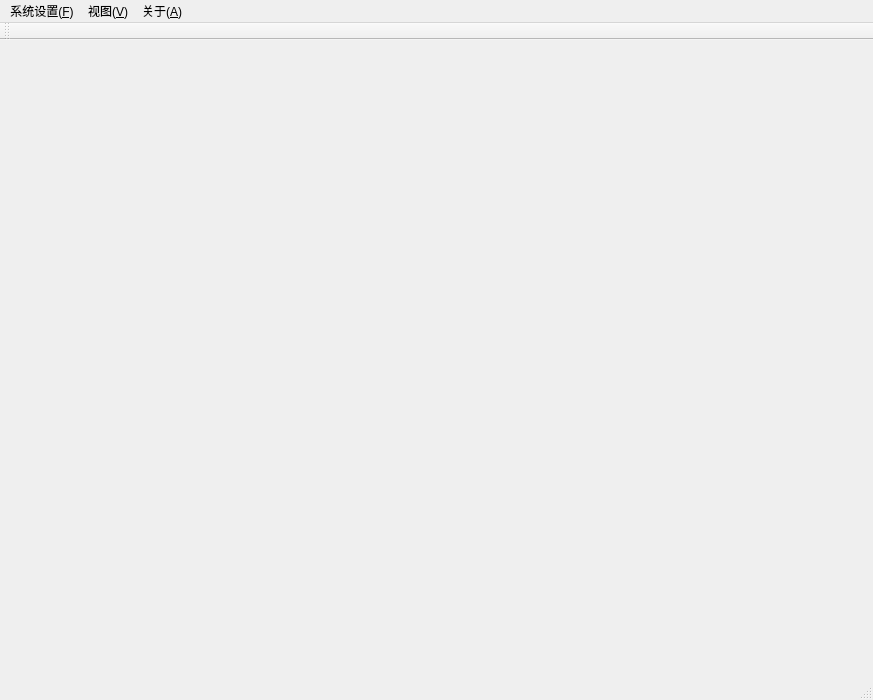
<?xml version="1.0" encoding="UTF-8"?>
<ui version="4.0">
 <class>CtpMonitorQTClass</class>
 <widget class="QMainWindow" name="CtpMonitorQTClass">
  <property name="geometry">
   <rect>
    <x>0</x>
    <y>0</y>
    <width>873</width>
    <height>700</height>
   </rect>
  </property>
  <property name="windowTitle">
   <string>CtpMonitorQT</string>
  </property>
  <property name="windowIcon">
   <iconset>
    <normaloff>logo.ico</normaloff>logo.ico</iconset>
  </property>
  <widget class="QWidget" name="centralWidget"/>
  <widget class="QMenuBar" name="menuBar">
   <property name="geometry">
    <rect>
     <x>0</x>
     <y>0</y>
     <width>873</width>
     <height>23</height>
    </rect>
   </property>
   <widget class="QMenu" name="menu_F">
    <property name="title">
     <string>系统设置(&amp;F)</string>
    </property>
   </widget>
   <widget class="QMenu" name="menu_V">
    <property name="title">
     <string>视图(&amp;V)</string>
    </property>
    <addaction name="action_D"/>
    <addaction name="action_T"/>
    <addaction name="action_M"/>
   </widget>
   <widget class="QMenu" name="menu_A">
    <property name="title">
     <string>关于(&amp;A)</string>
    </property>
   </widget>
   <addaction name="menu_F"/>
   <addaction name="menu_V"/>
   <addaction name="menu_A"/>
  </widget>
  <widget class="QToolBar" name="mainToolBar">
   <attribute name="toolBarArea">
    <enum>TopToolBarArea</enum>
   </attribute>
   <attribute name="toolBarBreak">
    <bool>false</bool>
   </attribute>
  </widget>
  <widget class="QStatusBar" name="statusBar"/>
  <action name="action_C">
   <property name="text">
    <string>账户列表(&amp;C)</string>
   </property>
  </action>
  <action name="action_G">
   <property name="text">
    <string>账号轧差视图(&amp;G)</string>
   </property>
  </action>
  <action name="action_D">
   <property name="text">
    <string>输出窗口(&amp;D)</string>
   </property>
  </action>
  <action name="action_T">
   <property name="text">
    <string>账户详细信息窗口(&amp;T)</string>
   </property>
  </action>
  <action name="action_M">
   <property name="text">
    <string>账户列表详细(&amp;M)</string>
   </property>
  </action>
 </widget>
 <layoutdefault spacing="6" margin="11"/>
 <resources>
  <include location="CtpMonitorQT.qrc"/>
 </resources>
 <connections>
  <connection>
   <sender>CtpMonitorQTClass</sender>
   <signal>destroyed()</signal>
   <receiver>CtpMonitorQTClass</receiver>
   <slot>close()</slot>
   <hints>
    <hint type="sourcelabel">
     <x>709</x>
     <y>349</y>
    </hint>
    <hint type="destinationlabel">
     <x>709</x>
     <y>349</y>
    </hint>
   </hints>
  </connection>
 </connections>
</ui>
